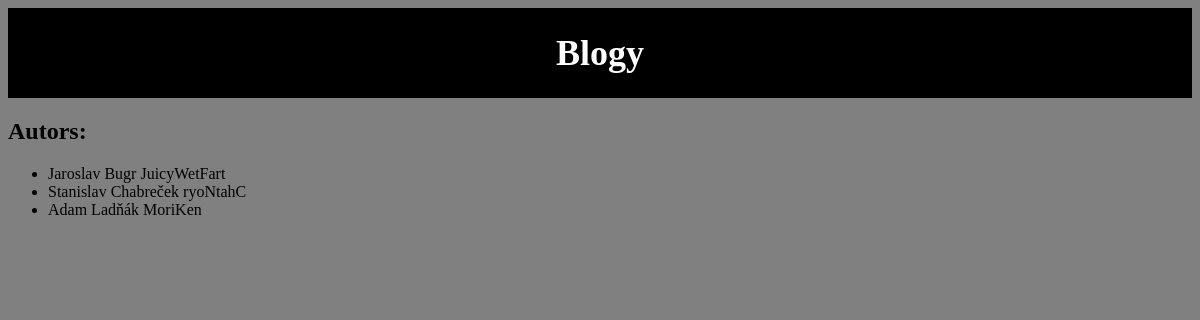
Before: /blog/autors/ with the older database file.
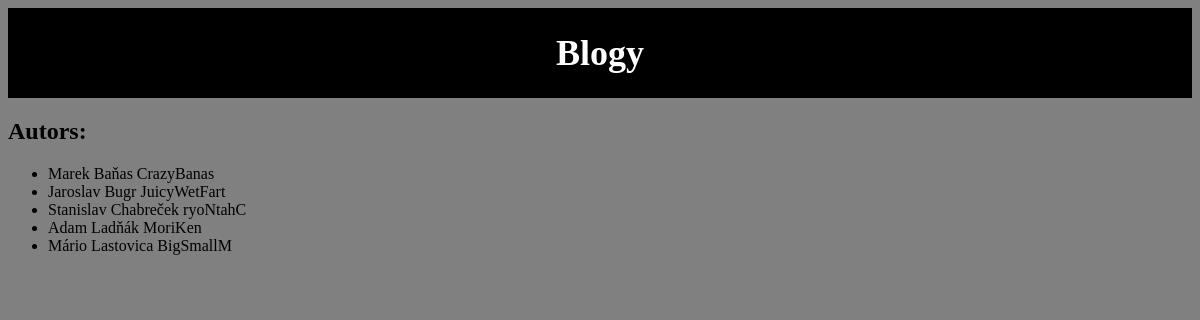
After: the same page with the newer database file.
### blog/models.py (models this page shows)
class Autors(models.Model):
    meno = models.CharField(max_length=20)
    priezvisko = models.CharField(max_length=20)
    nick = models.CharField(max_length=20)
    def __str__(self):
        return f"{self.meno} {self.priezvisko} {self.nick}"

### blog/views.py (the view)
# urls.py: path('autors/', views.vypis_autors, name="vypis-autors"),
def vypis_autors(request):
    autors = Autors.objects.all().order_by("priezvisko")
    return render(request, "blog/index.html", {"autors":autors})

### blog/templates/blog/index.html (shortened to what this page needs)
{% load static %}
<!DOCTYPE html>
<html lang="sk">
<head>
    <link rel="stylesheet" href="{% static 'blog/style.css'%}">
</head>
<body>
    <div class="nadpis">
        <h1>Blogy</h1>
    </div>
    {% if autors %}
    <h2>Autors:</h2>
    <ul>
        {% for autor in autors %}
        <li>{{autor}}</li>
        {% endfor %}
    </ul>
    {% endif %}
</body>
</html>

### blog/static/blog/style.css (style rules this page uses)
h1 { color: white; font-size: 225%; }
body { background-color: grey; }
.nadpis { display: flex; justify-content: center; text-align: center; width: 100%; height: 5%; background-color: black; }

Changed rows visible on the page:
added Autors: meno+priezvisko+nick "Marek Baňas CrazyBanas"
added Autors: meno+priezvisko+nick "Mário Lastovica BigSmallM"
